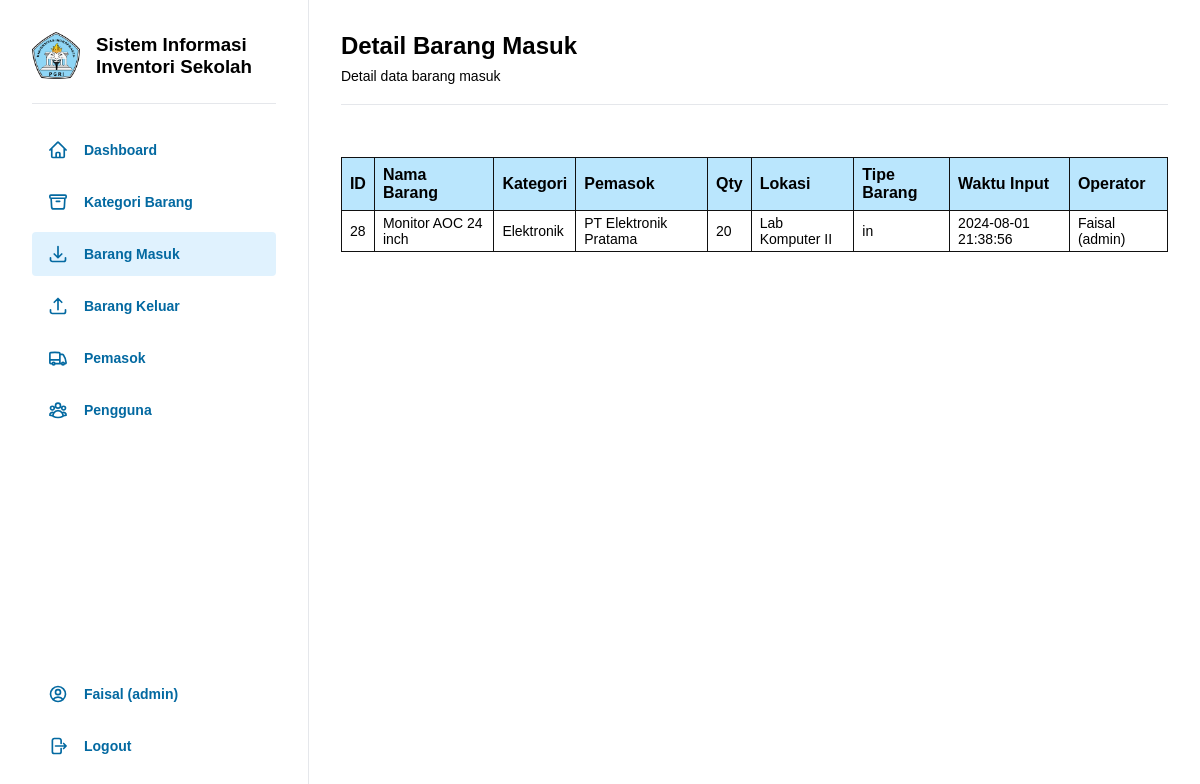
Page /pages/barang_masuk/detail.php?id=28 (signed in) on the committed database.
### tables this page shows
CREATE TABLE `barang_masuk` (
  `id_barang_masuk` int(11) NOT NULL,
  `nama_barang` varchar(100) NOT NULL,
  `qty` int(11) NOT NULL,
  `lokasi_barang` varchar(100) NOT NULL,
  `tipe_barang` enum('in') NOT NULL DEFAULT 'in',
  `waktu_masuk` timestamp NOT NULL DEFAULT CURRENT_TIMESTAMP,
  `id_pengguna` int(11) DEFAULT NULL,
  `id_pemasok` int(11) DEFAULT NULL,
  `id_kategori` int(11) DEFAULT NULL
);

CREATE TABLE `kategori` (
  `id_kategori` int(11) NOT NULL,
  `nama_kategori` varchar(100) NOT NULL,
  `deskripsi` text
);

CREATE TABLE `pemasok` (
  `id_pemasok` int(11) NOT NULL,
  `nama_pemasok` varchar(100) NOT NULL,
  `kontak_pemasok` varchar(100) DEFAULT NULL,
  `alamat_pemasok` varchar(255) DEFAULT NULL
);

CREATE TABLE `pengguna` (
  `id_pengguna` int(11) NOT NULL,
  `username` varchar(50) NOT NULL,
  `password` varchar(255) NOT NULL,
  `role` enum('admin','staff') NOT NULL,
  `email` varchar(100) NOT NULL
);

### pages/barang_masuk/detail.php (the view, shortened to what this page needs)
<?php
  include '../../config/database.php';
  include '../../includes/header.php';
  $barang_masuk = null;
  if (isset($_GET['id'])) {
      $id = $_GET['id'];
      try {
          $stmt = $pdo->prepare('SELECT * FROM barang_masuk JOIN pemasok ON barang_masuk.id_pemasok = pemasok.id_pemasok JOIN pengguna ON barang_masuk.id_pengguna = pengguna.id_pengguna JOIN kategori ON barang_masuk.id_kategori = kategori.id_kategori WHERE id_barang_masuk = ?');
          $stmt->execute([$id]);
          $barang_masuk = $stmt->fetch(PDO::FETCH_ASSOC);
      } catch (PDOException $e) {
          die("Tidak dapat mengambil data barang masuk: " . $e->getMessage());
      }
  } else {
      redirect('index.php');
  }
?>
<div class="content flex-column">
    <h2 class="mb-8">Detail Barang Masuk</h2>
    <p class="small">Detail data barang masuk</p>
    <hr class="mt-20 mb-32">
    <table class="table-view mt-20">
        <thead>
            <tr>
                <th>ID</th>
                <th>Nama Barang</th>
                <th>Kategori</th>
                <th>Pemasok</th>
                <th>Qty</th>
                <th>Lokasi</th>
                <th>Tipe Barang</th>
                <th>Waktu Input</th>
                <th>Operator</th>
            </tr>
        </thead>
        <tbody>
            <tr>
                <td><?php echo htmlspecialchars($barang_masuk['id_barang_masuk']); ?></td>
                <td><?php echo htmlspecialchars($barang_masuk['nama_barang']); ?></td>
                <td><?php echo htmlspecialchars($barang_masuk['nama_kategori']); ?></td>
                <td><?php echo htmlspecialchars($barang_masuk['nama_pemasok']); ?></td>
                <td><?php echo htmlspecialchars($barang_masuk['qty']); ?></td>
                <td><?php echo htmlspecialchars($barang_masuk['lokasi_barang']); ?></td>
                <td><?php echo htmlspecialchars($barang_masuk['tipe_barang']); ?></td>
                <td><?php echo htmlspecialchars($barang_masuk['waktu_masuk']); ?></td>
                <td><?php echo ucfirst(htmlspecialchars($barang_masuk['username'])).' ('.htmlspecialchars($barang_masuk['role']).')' ; ?></td>
            </tr>
        </tbody>
    </table>
</div>
<?php include '../../includes/footer.php'; ?>

### assets/css/style.css (style rules this page uses)
* { box-sizing: border-box; margin: 0; padding: 0; font-family: sans-serif; }
.mt-20 { margin-top: 20px; }
.mb-8 { margin-bottom: 8px; }
.mb-32 { margin-bottom: 32px; }
.flex-column { display: flex; flex-direction: column; }
hr { height: 1px; background-color: #e5e7eb; border: 0; margin-block: 8px; }
.content { width: 100%; padding: 32px; }
.small { font-size: 14px; }
table { width: 100%; border-collapse: collapse; }
table.table-view tr th { background-color: #bae6fd; border: 1px solid #111111; padding: 8px; text-align: left; }
table.table-view tr td { border: 1px solid #111111; padding: 4px 8px; font-size: 14px; text-align: left; }

### rows in the picture
barang_masuk: id_barang_masuk "28", nama_barang "Monitor AOC 24 inch", id_kategori.nama_kategori "Elektronik", id_pemasok.nama_pemasok "PT Elektronik Pratama", qty "20", lokasi_barang "Lab Komputer II", tipe_barang "in", waktu_masuk "2024-08-01 21:38:56", id_pengguna.username "Faisal", id_pengguna.role "admin"

### other values in the picture
$username "Faisal"
$role "admin"
